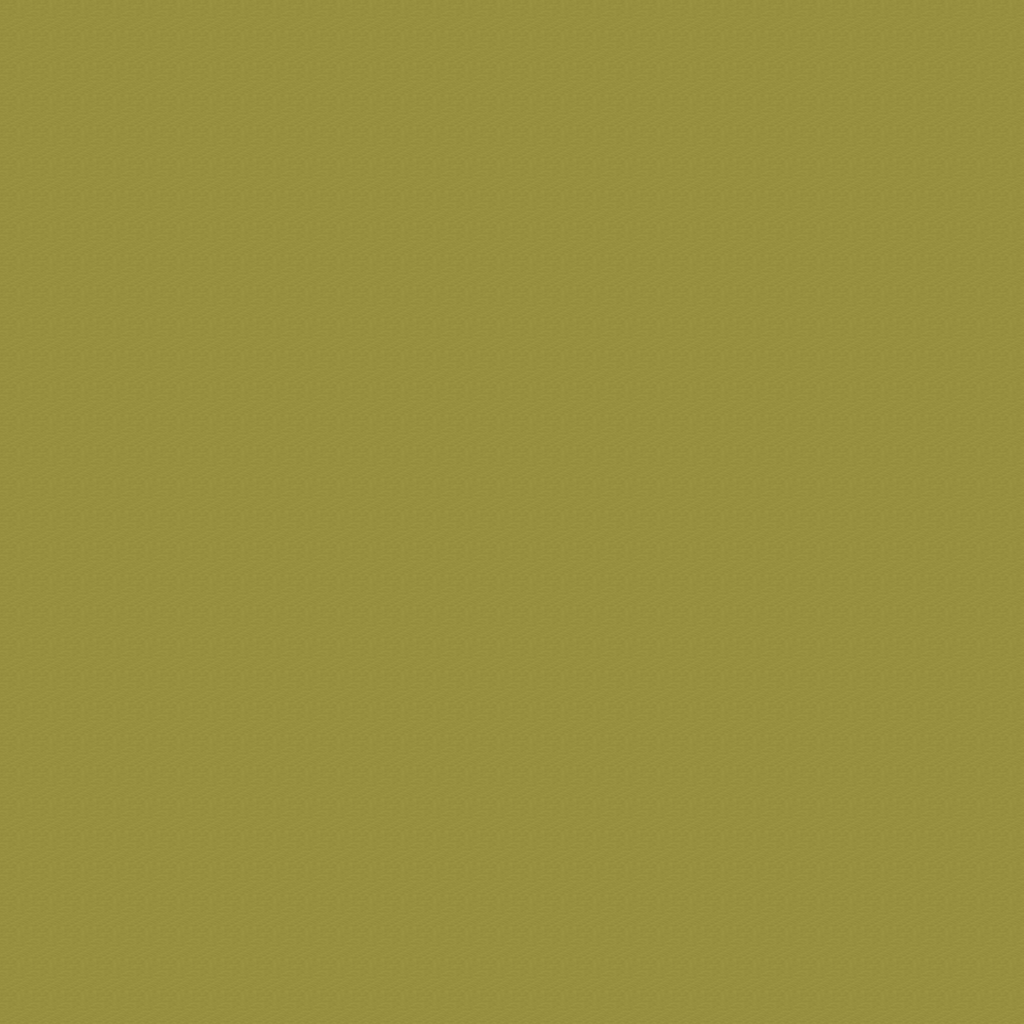

This game map was drawn from its Tiled (.tmx) file and the tilesets committed beside it. A one-line description and the trimmed map source follow:
An orthogonal 32x32 tile map with 32x32 px tiles, 5 tile layers (Ground, Objects, Objects2, Above, ...), 1 hidden layer not drawn, 31 tilesets.

<map version="1.10" tiledversion="1.11.0" orientation="orthogonal" renderorder="right-down" width="32" height="32" tilewidth="32" tileheight="32" infinite="0" nextlayerid="11" nextobjectid="1">
 <tileset firstgid="1" name="ground_ground" tilewidth="32" tileheight="32" tilecount="33" columns="3">
  <image source="../drawable/ground_ground.png" width="96" height="352" />
 </tileset>
 <tileset firstgid="34" name="ground_ridge_earth_dark" tilewidth="32" tileheight="32" tilecount="96" columns="12">
  <image source="../drawable/ground_ridge_earth_dark.png" width="384" height="256" />
 </tileset>
 <tileset firstgid="130" name="furniture_light_iron_lamp" tilewidth="32" tileheight="32" tilecount="3" columns="1">
  <image source="../drawable/furniture_light_iron_lamp.png" width="32" height="96" />
 </tileset>
 <tileset firstgid="133" name="furniture_light_dark_torch" tilewidth="32" tileheight="32" tilecount="8" columns="2">
  <image source="../drawable/furniture_light_dark_torch.png" width="64" height="128" />
 </tileset>
 <tileset firstgid="141" name="furniture_light_flames" tilewidth="32" tileheight="32" tilecount="6" columns="6">
  <image source="../drawable/furniture_light_flames.png" width="192" height="32" />
 </tileset>
 <tileset firstgid="147" name="item_corpse_skeleton" tilewidth="32" tileheight="32" tilecount="4" columns="2">
  <image source="../drawable/item_corpse_skeleton.png" width="64" height="64" />
 </tileset>
 <tileset firstgid="151" name="item_blood_floor_stains_2" tilewidth="32" tileheight="32" tilecount="4" columns="2">
  <image source="../drawable/item_blood_floor_stains_2.png" width="64" height="64" />
 </tileset>
 <tileset firstgid="155" name="item_chest_large" tilewidth="32" tileheight="32" tilecount="8" columns="4">
  <image source="../drawable/item_chest_large.png" width="128" height="64" />
 </tileset>
 <tileset firstgid="163" name="item_armor_sword_rack" tilewidth="32" tileheight="32" tilecount="4" columns="2">
  <image source="../drawable/item_armor_sword_rack.png" width="64" height="64" />
 </tileset>
 <tileset firstgid="167" name="item_armor_weapons_rack" tilewidth="32" tileheight="32" tilecount="18" columns="9">
  <image source="../drawable/item_armor_weapons_rack.png" width="288" height="64" />
 </tileset>
 <tileset firstgid="185" name="item_pot_barrel_tall" tilewidth="32" tileheight="32" tilecount="2" columns="1">
  <image source="../drawable/item_pot_barrel_tall.png" width="32" height="64" />
 </tileset>
 <tileset firstgid="187" name="item_pot_pot_tall" tilewidth="32" tileheight="32" tilecount="2" columns="1">
  <image source="../drawable/item_pot_pot_tall.png" width="32" height="64" />
 </tileset>
 <tileset firstgid="189" name="ground_rock_pebbles" tilewidth="32" tileheight="32" tilecount="3" columns="1">
  <image source="../drawable/ground_rock_pebbles.png" width="32" height="96" />
 </tileset>
 <tileset firstgid="192" name="item_corpse_skull_dark" tilewidth="32" tileheight="32" tilecount="2" columns="2">
  <image source="../drawable/item_corpse_skull_dark.png" width="64" height="32" />
 </tileset>
 <tileset firstgid="194" name="ground_ladder_horizontal_dark" tilewidth="32" tileheight="32" tilecount="3" columns="1">
  <image source="../drawable/ground_ladder_horizontal_dark.png" width="32" height="96" />
 </tileset>
 <tileset firstgid="197" name="ground_fire_fire" tilewidth="32" tileheight="32" tilecount="27" columns="3">
  <image source="../drawable/ground_fire_fire.png" width="96" height="288" />
 </tileset>
 <tileset firstgid="224" name="ground_cobbled_paving" tilewidth="32" tileheight="32" tilecount="1" columns="1">
  <image source="../drawable/ground_cobbled_paving.png" width="32" height="32" />
 </tileset>
 <tileset firstgid="225" name="plant_stump_int_small_stump" tilewidth="32" tileheight="32" tilecount="1" columns="1">
  <image source="../drawable/plant_stump_int_small_stump.png" width="32" height="32" />
 </tileset>
 <tileset firstgid="226" name="furniture_table_tree_stump_table" tilewidth="32" tileheight="32" tilecount="4" columns="2">
  <image source="../drawable/furniture_table_tree_stump_table.png" width="64" height="64" />
 </tileset>
 <tileset firstgid="230" name="logic_collision" tilewidth="32" tileheight="32" tilecount="1" columns="1">
  <image source="../drawable/logic_collision.png" width="32" height="32" />
 </tileset>
 <tileset firstgid="231" name="ground_ladder_vertical_dark" tilewidth="32" tileheight="32" tilecount="3" columns="3">
  <image source="../drawable/ground_ladder_vertical_dark.png" width="96" height="32" />
 </tileset>
 <tileset firstgid="234" name="logic_creature_animal" tilewidth="32" tileheight="32" tilecount="32" columns="8">
  <image source="../drawable/logic_creature_animal.png" width="256" height="128" />
 </tileset>
 <tileset firstgid="266" name="logic_creature_human_barbarian" tilewidth="32" tileheight="32" tilecount="7" columns="7">
  <image source="../drawable/logic_creature_human_barbarian.png" width="224" height="32" />
 </tileset>
 <tileset firstgid="273" name="ground_ladder_steps" tilewidth="32" tileheight="32" tilecount="6" columns="3">
  <image source="../drawable/ground_ladder_steps.png" width="96" height="64" />
 </tileset>
 <tileset firstgid="279" name="logic_portal" tilewidth="32" tileheight="32" tilecount="24" columns="8">
  <image source="../drawable/logic_portal.png" width="256" height="96" />
 </tileset>
 <tileset firstgid="303" name="ground_earth_edges_yellowgreen" tilewidth="32" tileheight="32" tilecount="15" columns="5">
  <image source="../drawable/ground_earth_edges_yellowgreen.png" width="160" height="96" />
 </tileset>
 <tileset firstgid="318" name="plant_grasses" tilewidth="32" tileheight="32" tilecount="6" columns="3">
  <image source="../drawable/plant_grasses.png" width="96" height="64" />
 </tileset>
 <tileset firstgid="324" name="light_yellow_light_5x5" tilewidth="32" tileheight="32" tilecount="25" columns="5">
  <image source="../drawable/light_yellow_light_5x5.png" width="160" height="160" />
 </tileset>
 <tileset firstgid="349" name="light_dim_yellow_light_7x5" tilewidth="32" tileheight="32" tilecount="35" columns="7">
  <image source="../drawable/light_dim_yellow_light_7x5.png" width="224" height="160" />
 </tileset>
 <tileset firstgid="384" name="item_firewood" tilewidth="32" tileheight="32" tilecount="12" columns="3">
  <image source="../drawable/item_firewood.png" width="96" height="128" />
 </tileset>
 <tileset firstgid="396" name="logic_creature_insect" tilewidth="32" tileheight="32" tilecount="5" columns="5">
  <image source="../drawable/logic_creature_insect.png" width="160" height="32" />
 </tileset>
 <layer id="1" name="Ground" width="32" height="32">
  <data>[1024 cells, 1024 non-empty, 1 distinct tile ids]</data>
 </layer>
 <layer id="2" name="Objects" width="32" height="32">
  <data>[1024 cells, 0 non-empty, 0 distinct tile ids]</data>
 </layer>
 <layer id="3" name="Objects2" width="32" height="32">
  <data>[1024 cells, 0 non-empty, 0 distinct tile ids]</data>
 </layer>
 <layer id="4" name="Above" width="32" height="32">
  <data>[1024 cells, 0 non-empty, 0 distinct tile ids]</data>
 </layer>
 <layer id="5" name="Above2" width="32" height="32">
  <data>[1024 cells, 0 non-empty, 0 distinct tile ids]</data>
 </layer>
 <layer id="6" name="Walkable" width="32" height="32" visible="0">
  <data>[1024 cells, 0 non-empty, 0 distinct tile ids]</data>
 </layer>
 <objectgroup id="7" name="Mapevents" />
 <objectgroup id="8" name="Spawn" />
 <objectgroup id="9" name="Keys" />
 <objectgroup id="10" name="Replace" />
</map>
